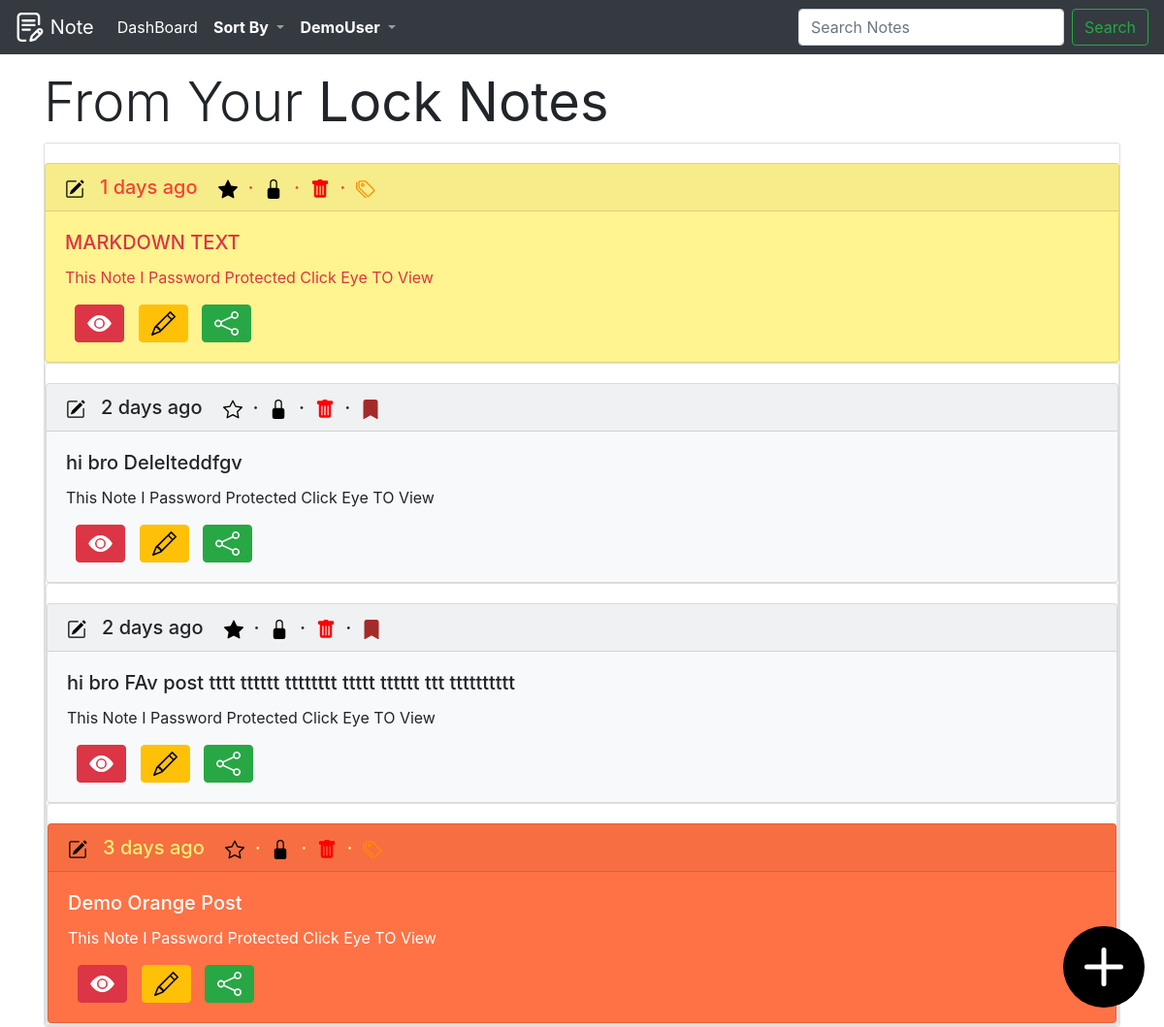
/note/sort_by/lock_note/ (signed in), run on an earlier commit of the app's database.
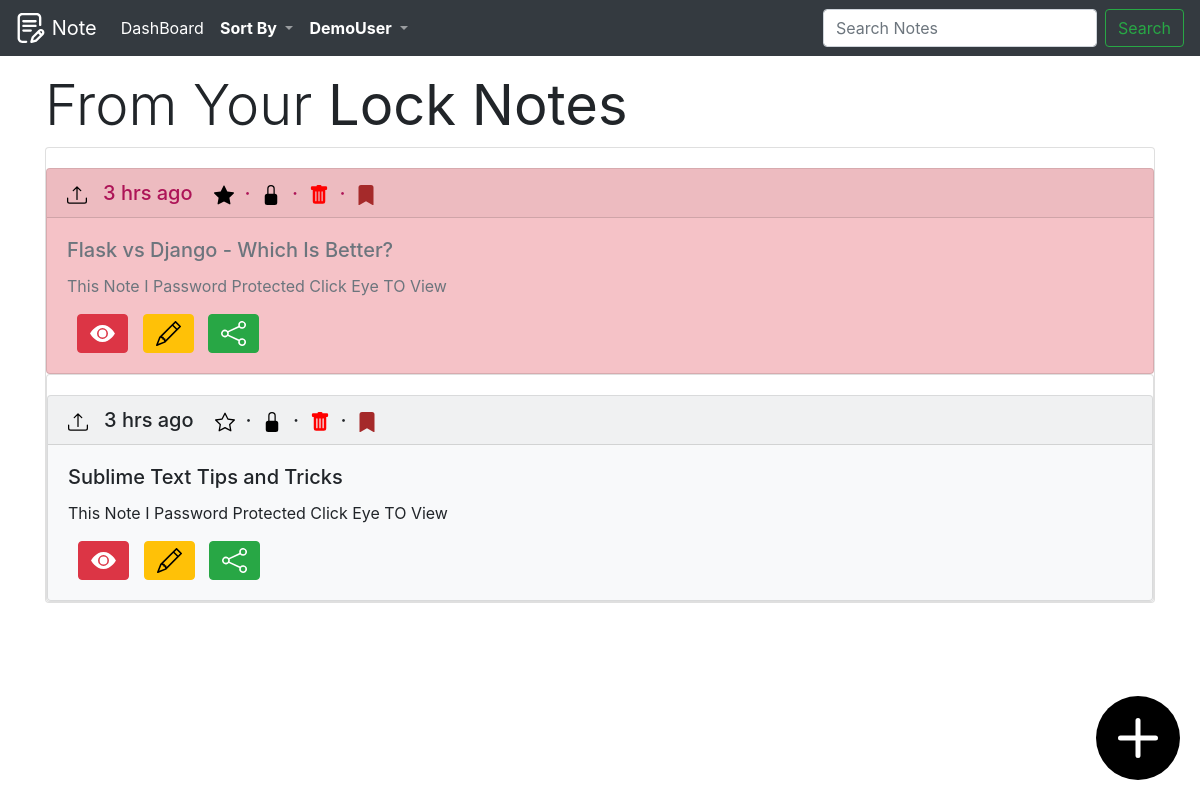
And on a later commit of the database.
### notes/models.py (models this page shows, shortened)
class Note(models.Model):
    id=models.UUIDField(primary_key=True,
                    default=uuid.uuid4,
                    editable=False,
                    db_index=True,)
    category = models.ForeignKey(Category, verbose_name="Category",on_delete=models.CASCADE,blank=True)
    heading=models.CharField(max_length=70,blank=False)
    description =models.TextField(blank=True)
    password_required = models.BooleanField(default=False)
    add_to_fav = models.BooleanField(default=False)
    colour_of_notes = models.CharField(
        max_length=9,
        choices=COLOURS_CHOICES,
        default='white',
    )
    author=models.ForeignKey(User,on_delete=models.CASCADE)
    created =models.DateTimeField(auto_now_add=True)
    updated=models.DateTimeField(auto_now=True)
    def get_absolute_url(self):
        return reverse('note_detail',args=[str(self.id)])
    class Meta:
        get_latest_by='created'
        ordering=('updated',)

### notes/views.py (the view)
# urls.py: path('note/sort_by/lock_note/',show_lock_notes,name='show_lock_notes'),
@login_required
def show_lock_notes(request):
	all_notes=Note.objects.filter(author=request.user).filter(password_required=True)[::-1]
	return render(request,'noteshtmls/dashboard.html',{'all_notes':all_notes,'category':'Lock Notes'})

### notes/templates/noteshtmls/dashboard.html (shortened to what this page needs)
{% extends "base.html" %}
{% load static %}
{% load blog_tags %}
{% block content %}
<h3 class="display-4">From Your <b>{{  category }}</b></h3>
{% if not all_notes %}
	<div class="jumbotron jumbotron-fluid">
	  <div class="container">
	    <h1 class="display-4">Welcome <b>{{ user.username }}</b> !!</h1>
	    <p class="lead">You Don't Have Any Note <b>{{  category }}</b> Add Some Notes...</p>
	      <p class="lead">
	    	<a class="btn btn-primary btn-lg" href="{% url 'add_note' %}" role="button">Add Notes</a>
	 	</p>
	<i class="bi bi-plus-circle"></i>
	  </div>
	</div>
{% else %}
	{% for note in all_notes %}
		<div class="card" >
	{% if  note.colour_of_notes == 'white' %}
	   <div class="card bg-light"  style="margin-top: 20px !important">
	{% elif  note.colour_of_notes == 'green' %}
		<div class="card text-dark bg-success" style="margin-top: 20px !important">
	{% elif  note.colour_of_notes == 'orange' %}
		<div class="card text-white bg-warning" style="margin-top: 20px !important">
	{% elif  note.colour_of_notes == 'blue' %}
		<div class="card text-white bg-primary" style="margin-top: 20px !important">
	{% elif  note.colour_of_notes == 'red' %}
		<div class="card text-secondary bg-danger" style="margin-top: 20px !important">
	{% else %}
		<div class="card text-danger bg-info" style="margin-top: 20px !important">
	{% endif %}
		  <h5 class="card-header" id='headertextdate'>
		  	{% if  note.created ==  note.updated %}
		  		<img src="{% static 'images/upload.svg' %}" alt="Uploaded at " width="20" title="{{ note.heading }} Uploaded ">
		  	{% else %}
		  		<img src="{% static 'images/edit.svg' %}" alt="Edited at "  width="20" title="{{ note.heading }} Edited">
		  	{% endif %}
		  	&nbsp;&nbsp;{{ note|date_str_output }}
		  	{% if  note.add_to_fav %}
		  		<img src="{% static 'images/star_fill.svg' %}" alt="Started Note" width="20" title="{{ note.heading }} STARRTED ">
		  	{% else %}
		  		<img src="{% static 'images/star.svg' %}" alt="Unstarted Note " width="20" title="{{ note.heading }} Not STARRTED ">
		  	{% endif %}
		  	&nbsp;&middot;&nbsp;
		  	{% if  note.password_required %}
		  		<img src="{% static 'images/Lockfill.svg' %}" alt="Uploaded at " width="20" title="{{ note.heading }} STARRTED ">
		  	{% else %}
		  		<img src="{% static 'images/Unlock.svg' %}" alt="Uploaded at " width="20" title="{{ note.heading }} Not STARRTED ">
		  	{% endif %}
		  	&nbsp;&middot;&nbsp;
      {% if  note.category.title == "Un taged" %}
        <a href="{% url 'move_to_trash' note.pk %}" title="">
          <img src="{% static 'images/trash_fill.svg' %}" alt="Add To Trash" width="20" height="20" title="Add To Trash" >
          </a>
        &nbsp;&middot;&nbsp;
        <a href="{% url 'move_to_archive' note.pk %}" title="">
        <img src="{% static 'images/archive_fill.svg' %}" alt="Add To Archive" width="20" height="20" title="Add To Archive">
        </a>
      {% elif  note.category.title  == 'Archive' %}
        <a href="{% url 'move_to_trash' note.pk %}" title="">
          <img src="{% static 'images/trash_fill.svg' %}" alt="Add To Trash" width="20" height="20" title="Add To Trash" >
          </a>
          &nbsp;&middot;&nbsp;
        <a href="{% url 'move_to_untagged' note.pk %}" title="">
          <img src="{% static 'images/untag.svg' %}" alt="Add To Un-Tagged" width="20" height="20" title="Add To Un-Tagged">
          </a>
    {% endif %}
		  </h5>
		  <div class="card-body">
		    <h5 class="card-title">{{ note.heading }}</h5>
			    {% if  note.password_required %}
			    	<p class="card-text">This Note I Password Protected Click Eye TO View</p>
				{% else %}
			    	<p class="card-text">{{ note.description|markdown|striptags|truncatewords:60  }}</p>
				{% endif %}
			  <div>
					  <a href="{{ note.get_absolute_url }}"  alt="View Note" title="View Note" style="margin-left: 10px">
					  	<button type="button" class="btn btn-danger " >
					  		<img src="{% static 'images/view_eye.svg' %}" alt="View Note" title="View Note" height="25" width="25" >
					  	</button>
					  </a>
					   <a href="{% url 'note_update' note.id %}"  alt="Edit Note" title="Edit Note" style="margin-left: 10px">
					  	<button type="button" class="btn btn-warning " >
					  		<img src="{% static 'images/edit_note.svg' %}" alt="Edit Note" title="Edit Note" height="25" width="25" >
					  	</button>
					  </a>
					  <a href="{% url 'share_note_by_email' note.id %}" alt="Share Note" title="Share Note" style="margin-left: 10px">
					  	<button type="button" class="btn btn-success " >
					  		<img src="{% static 'images/share.svg' %}" alt="Share Note" title="Share Note" height="25" width="25" >
					  	</button>
					  </a>
				</div>
		  </div>
		</div>
	{% endfor %}
</div>
{% endif %}
<a href="{% url 'add_note' %}">
	<div class="add_button" style="background:green">
		<img src="{% static 'images/onlyplus.svg' %}" alt="Add Note" height="80" width="80" >
	</div>
</a>
{% endblock content %}

### templates/base.html (shortened to what this page needs)
{% load blog_tags %}
{% load static %}
{% include 'navi.html' %}
<!DOCTYPE html>
<html>
<head>
	<link rel="stylesheet" href="https://maxcdn.bootstrapcdn.com/bootstrap/4.0.0/css/bootstrap.min.css">
	<link rel="stylesheet" type="text/css" href="{% static 'css/base.css' %}">
</head>
<body>
	<main role="main" class="container">
	<br><br><br>
	    {% block content %}{% endblock content %}
</main>
</body>
</html>

### templates/navi.html (shortened to what this page needs)
{% load static %}
{% block nav %}
  <nav class="navbar navbar-icon-top navbar-expand-lg navbar-dark bg-dark" style="position: fixed;width: 100%">
    <a class="navbar-brand" href="{% url 'intropage' %}">
    	<img src="{% static 'images/logo.svg' %}" alt="Notes Logo" width="30" height="30" class="d-inline-block align-top">
      Note
    </a>
{% if request.user.is_authenticated %}
    <div class="collapse navbar-collapse" id="navbarsExampleDefault">
      <ul class="navbar-nav mr-auto">
        <li class="nav-item active">
          <a class="nav-link" href="{% url 'dashboard' %}">
            DashBoard
            </a>
        </li>
       <li class="nav-item dropdown">
          <a class="nav-link dropdown-toggle" href="#" id="navbarDropdown" role="button" data-toggle="dropdown" aria-haspopup="true" aria-expanded="false">
            <b style="color: white">Sort By</b>
          </a>
      </div>
        <li class="nav-item dropdown">
          <a class="nav-link dropdown-toggle" href="#" id="navbarDropdown" role="button" data-toggle="dropdown" aria-haspopup="true" aria-expanded="false">
            <b style="color: white">{{ user.username }} </b>
          </a>
        </li>
      <form class="form-inline my-2 my-lg-0" action="{% url 'search_results' %}" method="get">
        <input class="form-control mr-sm-2" name="q" type="text" placeholder="Search Notes" aria-label="Search">
        <button class="btn btn-outline-success my-2 my-sm-0" type="submit">Search</button>
      </form>
{% endif %}
  </nav>
{% endblock nav %}

### notes_app/static/css/base.css (style rules this page uses)
.card.bg-danger { background-color: #dc35454d !important }
.card.bg-danger #headertextdate { color: #AD1457 !important }
a { text-decoration: none !important; }
.add_button { background: black !important;fill: white !important;right: 20 !important;bottom: 20;position: fixed;border-radius: 50%;padding: 2px }
nav { z-index: 1 !important; }

What changed in the data, as far as the page shows it:
removed Note: created+updated "1 days ago", add_to_fav True (drawn), password_required True (drawn), heading "MARKDOWN TEXT", shows "This Note I Password Protected Click Eye TO View"
removed Note: created+updated "2 days ago", add_to_fav False (drawn), password_required True (drawn), heading "hi bro Delelteddfgv", shows "This Note I Password Protected Click Eye TO View"
removed Note: created+updated "2 days ago", add_to_fav True (drawn), password_required True (drawn), heading "hi bro FAv post tttt tttttt tttttttt ttttt tttttt ttt tttttttttt", shows "This Note I Password Protected Click Eye TO View"
removed Note: created+updated "3 days ago", add_to_fav False (drawn), password_required True (drawn), heading "Demo Orange Post", shows "This Note I Password Protected Click Eye TO View"
added Note: created+updated "3 hrs ago", add_to_fav True (drawn), password_required True (drawn), heading "Flask vs Django - Which Is Better?", shows "This Note I Password Protected Click Eye TO View"
added Note: created+updated "3 hrs ago", add_to_fav False (drawn), password_required True (drawn), heading "Sublime Text Tips and Tricks", shows "This Note I Password Protected Click Eye TO View"
